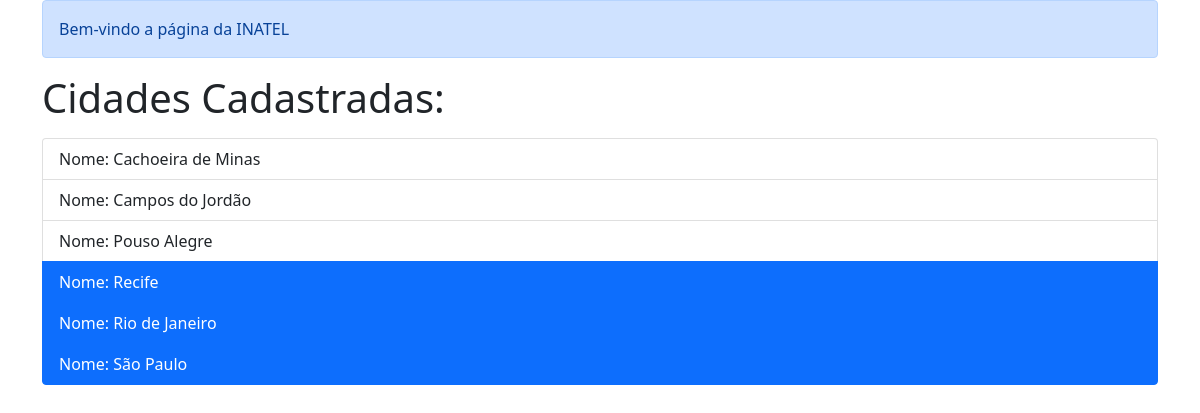
Before: / with the older database file.
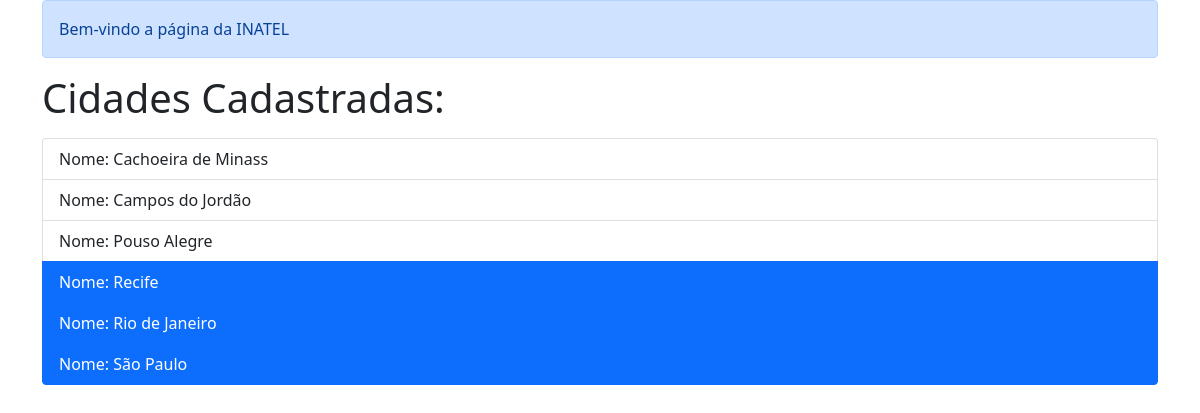
After: the same page with the newer database file.
### cadastros/models.py (models this page shows, shortened)
class Cidade(models.Model):
    estado = models.ForeignKey(Estado, on_delete=models.PROTECT, null=True, blank=False)
    nome = models.CharField(max_length=100, unique=True)
    capital = models.BooleanField(default=False)

### cadastros/views.py (the view)
# urls.py: path('', CidadeList.as_view(), name='cidades-list'),
class CidadeList(SidiaBaseListView):
    context_object_name = "cidades"
    queryset = Cidade.objects.order_by('nome')
    template_name = "cadastros/lista_cidades.html"

### cadastros/views.py (called while the page is built)
    def get_context_data(self, **kwargs):
        context = super().get_context_data(**kwargs)
        context['titulo'] = 'INATEL'
        return context

### cadastros/templates/cadastros/lista_cidades.html (shortened to what this page needs)
{% extends 'base.html' %}
{% block conteudo %}
    <h1>Cidades Cadastradas:</h1>
    <ul class="list-group">
        {% for cidade in cidades %}
            <a class="list-group-item list-group-item-action {% if cidade.capital %} active {% endif %}" href="{% url 'cidades-detalhe' cidade.id %}">Nome: {{ cidade.nome }}</a>
        {% endfor %}
    </ul>
{% endblock %}

Changed rows visible on the page:
changed Cidade: nome "Cachoeira de Minas" → "Cachoeira de Minass"
